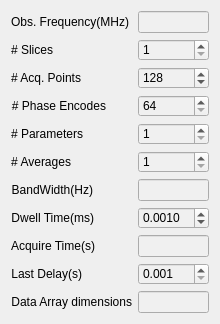
    <widget class="QWidget" name="layoutWidget">
     <property name="geometry">
      <rect>
       <x>5</x>
       <y>50</y>
       <width>186</width>
       <height>271</height>
      </rect>
     </property>
     <layout class="QFormLayout" name="formLayout">
      <item row="0" column="0">
       <widget class="QLabel" name="label_23">
        <property name="text">
         <string>Obs. Frequency(MHz)</string>
        </property>
        <property name="alignment">
         <set>Qt::AlignRight|Qt::AlignTrailing|Qt::AlignVCenter</set>
        </property>
       </widget>
      </item>
      <item row="0" column="1">
       <widget class="QLineEdit" name="leTMRFobserve">
        <property name="toolTip">
         <string>Reference frequency for aquired RF readout data</string>
        </property>
        <property name="styleSheet">
         <string notr="true">background-color: rgb(240, 240, 240);</string>
        </property>
        <property name="text">
         <string/>
        </property>
       </widget>
      </item>
      <item row="1" column="0">
       <widget class="QLabel" name="label_30">
        <property name="text">
         <string># Slices</string>
        </property>
        <property name="alignment">
         <set>Qt::AlignRight|Qt::AlignTrailing|Qt::AlignVCenter</set>
        </property>
       </widget>
      </item>
      <item row="1" column="1">
       <widget class="QSpinBox" name="spboxSlices">
        <property name="toolTip">
         <string>Number of image slices</string>
        </property>
        <property name="statusTip">
         <string>Number of image slices</string>
        </property>
        <property name="styleSheet">
         <string notr="true">background-color: rgb(240, 240, 240);</string>
        </property>
        <property name="minimum">
         <number>1</number>
        </property>
        <property name="maximum">
         <number>256</number>
        </property>
       </widget>
      </item>
      <item row="2" column="0">
       <widget class="QLabel" name="label_22">
        <property name="text">
         <string># Acq. Points</string>
        </property>
        <property name="alignment">
         <set>Qt::AlignRight|Qt::AlignTrailing|Qt::AlignVCenter</set>
        </property>
       </widget>
      </item>
      <item row="2" column="1">
       <widget class="QSpinBox" name="spboxTNMRnAcqPoints">
        <property name="statusTip">
         <string>Number of acquired points in readout per receive channel</string>
        </property>
        <property name="styleSheet">
         <string notr="true">background-color: rgb(240, 240, 240);</string>
        </property>
        <property name="minimum">
         <number>0</number>
        </property>
        <property name="maximum">
         <number>65536</number>
        </property>
        <property name="singleStep">
         <number>64</number>
        </property>
        <property name="value">
         <number>128</number>
        </property>
        <property name="displayIntegerBase">
         <number>10</number>
        </property>
       </widget>
      </item>
      <item row="3" column="0">
       <widget class="QLabel" name="label_32">
        <property name="statusTip">
         <string>Number of Phase Encodes, must be less then #Aqu. points; display will default to zero padding to a square image</string>
        </property>
        <property name="text">
         <string># Phase Encodes</string>
        </property>
        <property name="alignment">
         <set>Qt::AlignRight|Qt::AlignTrailing|Qt::AlignVCenter</set>
        </property>
       </widget>
      </item>
      <item row="3" column="1">
       <widget class="QSpinBox" name="spboxPhaseEncodes">
        <property name="toolTip">
         <string>Number of Phase encodes, must be less then #Acq. Points</string>
        </property>
        <property name="styleSheet">
         <string notr="true">background-color: rgb(240, 240, 240);</string>
        </property>
        <property name="minimum">
         <number>64</number>
        </property>
        <property name="maximum">
         <number>256</number>
        </property>
        <property name="singleStep">
         <number>64</number>
        </property>
        <property name="value">
         <number>64</number>
        </property>
       </widget>
      </item>
      <item row="4" column="0">
       <widget class="QLabel" name="label_33">
        <property name="text">
         <string># Parameters</string>
        </property>
        <property name="alignment">
         <set>Qt::AlignRight|Qt::AlignTrailing|Qt::AlignVCenter</set>
        </property>
       </widget>
      </item>
      <item row="4" column="1">
       <widget class="QSpinBox" name="spboxParameters">
        <property name="toolTip">
         <string>Number of parameter values to run; color coded with selected parameter array</string>
        </property>
        <property name="statusTip">
         <string>Number of parameter values run </string>
        </property>
        <property name="styleSheet">
         <string notr="true">background-color: rgb(240, 240, 240);</string>
        </property>
        <property name="minimum">
         <number>1</number>
        </property>
        <property name="maximum">
         <number>128</number>
        </property>
       </widget>
      </item>
      <item row="5" column="0">
       <widget class="QLabel" name="label_31">
        <property name="text">
         <string># Averages</string>
        </property>
        <property name="alignment">
         <set>Qt::AlignRight|Qt::AlignTrailing|Qt::AlignVCenter</set>
        </property>
       </widget>
      </item>
      <item row="5" column="1">
       <widget class="QSpinBox" name="spboxAverages">
        <property name="toolTip">
         <string>Number of averages performed</string>
        </property>
        <property name="statusTip">
         <string>Number of averages performed</string>
        </property>
        <property name="styleSheet">
         <string notr="true">background-color: rgb(240, 240, 240);</string>
        </property>
        <property name="minimum">
         <number>1</number>
        </property>
        <property name="maximum">
         <number>128</number>
        </property>
       </widget>
      </item>
      <item row="6" column="0">
       <widget class="QLabel" name="label_24">
        <property name="text">
         <string>BandWidth(Hz)</string>
        </property>
        <property name="alignment">
         <set>Qt::AlignRight|Qt::AlignTrailing|Qt::AlignVCenter</set>
        </property>
       </widget>
      </item>
      <item row="6" column="1">
       <widget class="QLineEdit" name="leTNMRSW">
        <property name="enabled">
         <bool>false</bool>
        </property>
        <property name="styleSheet">
         <string notr="true">background-color: rgb(240, 240, 240);</string>
        </property>
        <property name="text">
         <string/>
        </property>
       </widget>
      </item>
      <item row="7" column="0">
       <widget class="QLabel" name="label_25">
        <property name="text">
         <string>Dwell Time(ms)</string>
        </property>
        <property name="alignment">
         <set>Qt::AlignRight|Qt::AlignTrailing|Qt::AlignVCenter</set>
        </property>
       </widget>
      </item>
      <item row="7" column="1">
       <widget class="QDoubleSpinBox" name="dspboxDwellTime">
        <property name="styleSheet">
         <string notr="true">background-color: rgb(240, 240, 240);</string>
        </property>
        <property name="decimals">
         <number>4</number>
        </property>
        <property name="minimum">
         <double>0.000100000000000</double>
        </property>
        <property name="maximum">
         <double>10.000000000000000</double>
        </property>
        <property name="singleStep">
         <double>0.001000000000000</double>
        </property>
        <property name="stepType">
         <enum>QAbstractSpinBox::AdaptiveDecimalStepType</enum>
        </property>
        <property name="value">
         <double>0.001000000000000</double>
        </property>
       </widget>
      </item>
      <item row="8" column="0">
       <widget class="QLabel" name="label_26">
        <property name="text">
         <string>Acquire Time(s)</string>
        </property>
        <property name="alignment">
         <set>Qt::AlignRight|Qt::AlignTrailing|Qt::AlignVCenter</set>
        </property>
       </widget>
      </item>
      <item row="8" column="1">
       <widget class="QLineEdit" name="leTNMRAcqTime">
        <property name="enabled">
         <bool>false</bool>
        </property>
        <property name="toolTip">
         <string>Acquisition time = dwell time * Acq. Points</string>
        </property>
        <property name="styleSheet">
         <string notr="true">background-color: rgb(240, 240, 240);</string>
        </property>
        <property name="text">
         <string/>
        </property>
       </widget>
      </item>
      <item row="9" column="0">
       <widget class="QLabel" name="label_27">
        <property name="text">
         <string>Last Delay(s)</string>
        </property>
        <property name="alignment">
         <set>Qt::AlignRight|Qt::AlignTrailing|Qt::AlignVCenter</set>
        </property>
       </widget>
      </item>
      <item row="9" column="1">
       <widget class="QDoubleSpinBox" name="dspboxLastDelay">
        <property name="toolTip">
         <string>Final delay time</string>
        </property>
        <property name="styleSheet">
         <string notr="true">background-color: rgb(240, 240, 240);</string>
        </property>
        <property name="decimals">
         <number>3</number>
        </property>
        <property name="minimum">
         <double>0.001000000000000</double>
        </property>
        <property name="maximum">
         <double>20.000000000000000</double>
        </property>
       </widget>
      </item>
      <item row="10" column="0">
       <widget class="QLabel" name="label_39">
        <property name="text">
         <string>Data Array dimensions</string>
        </property>
        <property name="alignment">
         <set>Qt::AlignRight|Qt::AlignTrailing|Qt::AlignVCenter</set>
        </property>
       </widget>
      </item>
      <item row="10" column="1">
       <widget class="QLineEdit" name="leDataArrayDimen">
        <property name="enabled">
         <bool>false</bool>
        </property>
        <property name="styleSheet">
         <string notr="true">background-color: rgb(240, 240, 240);</string>
        </property>
       </widget>
      </item>
     </layout>
    </widget>
